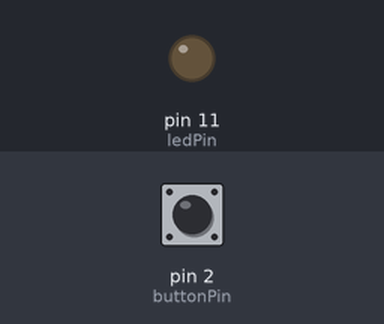
Bench run of a sketch on a simulated Arduino Uno, built with avr-gcc and run on an emulated ATmega328P. On the bench: output pins drawn as LEDs (lit = HIGH). The inputs (shaded band) are chosen by the test bench; at power-on: pin 2 (buttonPin) LOW.

Above: at 1.2 s.
1.3 s: pin 2 (buttonPin) pulled HIGH for 0.15 s
At 1.37 s:
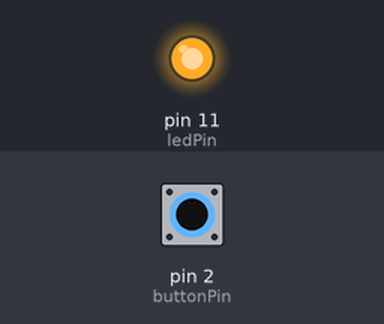
2.9 s: pin 2 (buttonPin) pulled HIGH for 3.2 s
At 6.8 s:
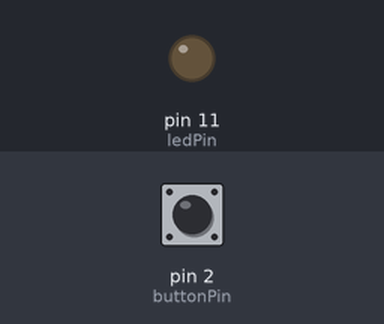
Timing chart, 0 to 8.3 s (numbered marks = the images above; inputs shaded):
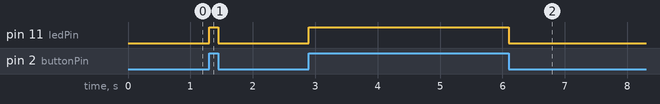

Measured:
- after the input at 1.3 s, pin 11 (ledPin): LOW → HIGH at once, → LOW 0.15 s later
- after the input at 2.9 s, pin 11 (ledPin): LOW → HIGH at once, → LOW 3.2 s later

The sketch:

TRICK_SWITCH.ino
```cpp
 /*
 Pushbutton Sketch
 Reads the capacitor voltage at digital pin 2 and
 turns on and off a light emitting diode (LED) connected
  to digital pin 12.

 17 Nov 2012

 by Don Wilcher


 */
 // constants won't change; they're used here to
 // set pin numbers:
const int buttonPin = 2; // the number of the pushbutton pin
// the number of
const int ledPin = 11;
 //the LED pin
 // variables will change:
int buttonStatus = 0; //reading the pushbutton status

void setup() {
  // put your setup code here, to run once:
 // initialize the LED pin as an output:
 pinMode(ledPin, OUTPUT);
 // initialize the pushbutton pin as an input:
 pinMode(buttonPin, INPUT);
}

void loop() {
// put your main code here, to run repeatedly:
// read the status of the pushbutton value:
 buttonStatus = digitalRead(buttonPin);
// check if the pushbutton is pressed
// if it is, the buttonEvent is HIGH:
 if (buttonStatus == HIGH) {
 digitalWrite(ledPin, HIGH);
 }
 else {
 digitalWrite(ledPin, LOW); // turn LED off:
 }
}
```
